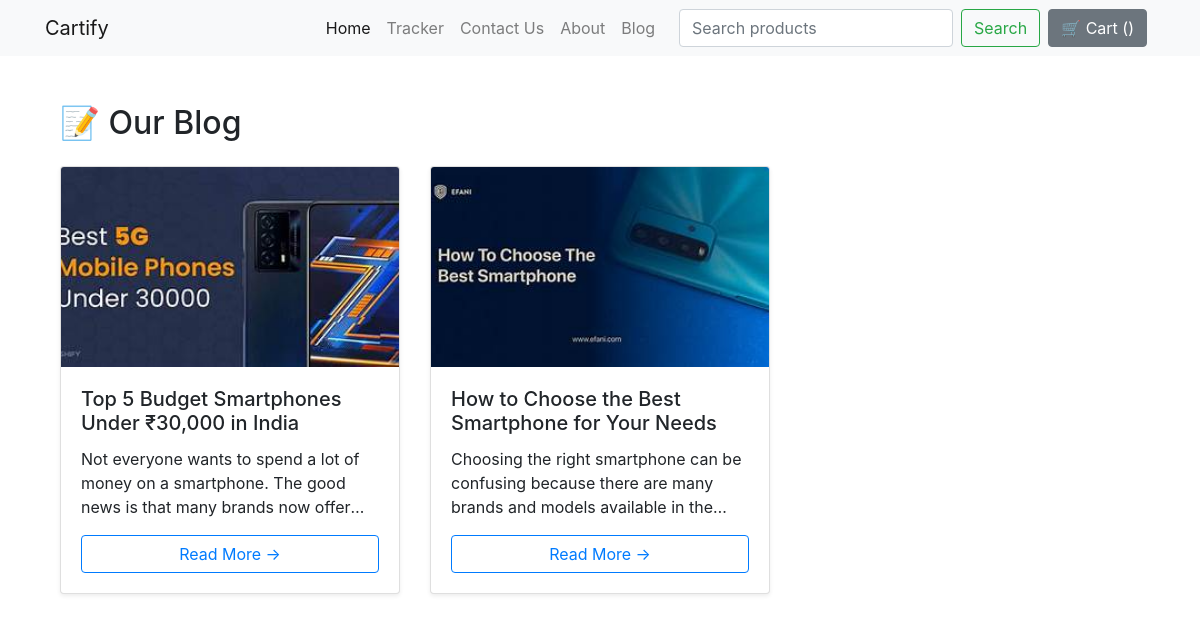
Screenshot of /blog/ with the database file from the repository.
### blog/models.py (models this page shows, shortened)
class Blog(models.Model):
    title = models.CharField(max_length=200)
    slug = models.SlugField(unique=True)
    content = models.TextField()
    author = models.ForeignKey(User, on_delete=models.CASCADE)
    image = models.ImageField(upload_to="blog/images", default="")
    created_at = models.DateTimeField(default=timezone.now)
    updated_at = models.DateTimeField(auto_now=True)
    published = models.BooleanField(default=False)

### blog/views.py (the view)
# urls.py: path('',views.blog_list, name='blog_list'),
def blog_list(request):
    blogs = Blog.objects.filter(published=True).order_by('-created_at')
    return render(request, 'blog/blog_list.html', {'blogs': blogs})

### blog/templates/blog/blog_list.html (shortened to what this page needs)
{% extends 'shop/basic.html' %}
{% block body %}
<div class="container my-5">
    <h2 class="fw-bold mb-4">📝 Our Blog</h2>
    <div class="row">
        {% for blog in blogs %}
        <div class="col-lg-4 col-md-6 col-sm-12 mb-4">
            <div class="card blog-card shadow-sm">
                {% if blog.image %}
                <img src="{{ blog.image.url }}"
                     class="card-img-top blog-img"
                     alt="{{ blog.title }}">
                {% endif %}
                <div class="card-body">
                    <h5 class="card-title">{{ blog.title }}</h5>
                    <p class="card-text blog-text">
                        {{ blog.content|truncatewords:25 }}
                    </p>
                    <a href="{% url 'blog:blog_detail' blog.slug %}"
                       class="btn btn-outline-primary read-more">
                        Read More →
                    </a>
                </div>
            </div>
        </div>
        {% empty %}
        <p>No blogs available.</p>
        {% endfor %}
    </div>
</div>
{% endblock %}

### blog/templates/blog/blog_list.html (style rules this page uses)
.blog-card { height: 100%; display: flex; flex-direction: column; }
.blog-img { height: 200px; object-fit: cover; }
.blog-card .card-body { flex: 1; display: flex; flex-direction: column; }
.blog-text { overflow: hidden; display: -webkit-box; -webkit-line-clamp: 3; -webkit-box-orient: vertical; line-clamp: 3; }
.read-more { margin-top: auto; }

### rows the page displays
Blog: image (picture), title "Top 5 Budget Smartphones Under ₹30,000 in India", content "Not everyone wants to spend a lot of money on a smartphone. The good news is that many brands now…"
Blog: image (picture), title "How to Choose the Best Smartphone for Your Needs", content "Choosing the right smartphone can be confusing because there are many brands and models available in…"
